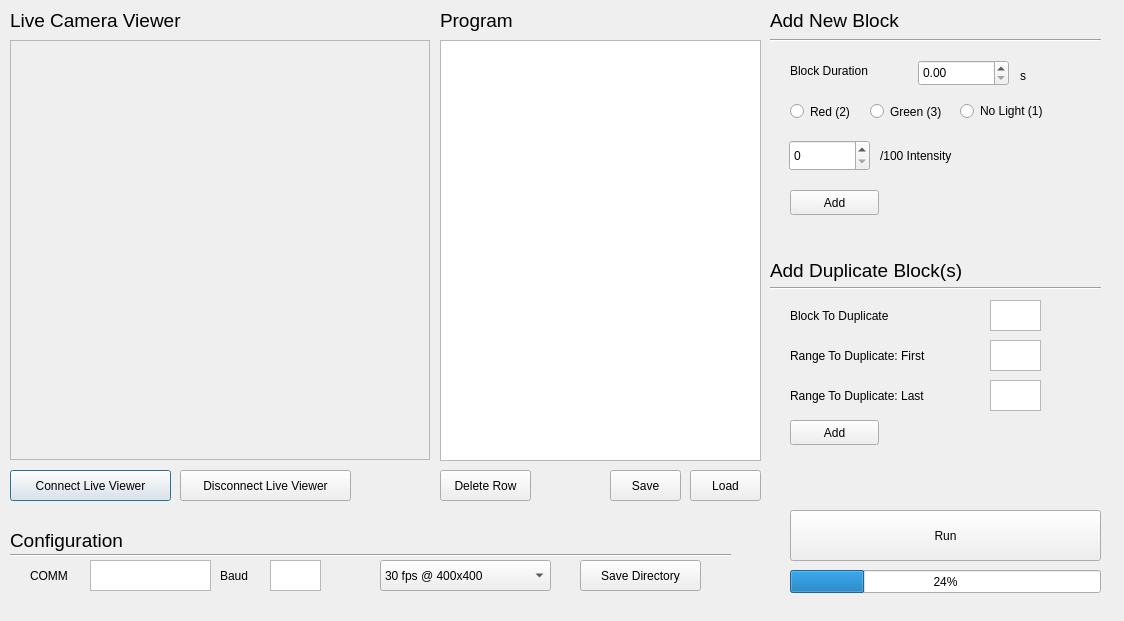
<?xml version="1.0" encoding="UTF-8"?>
<ui version="4.0">
 <class>Dialog</class>
 <widget class="QDialog" name="Dialog">
  <property name="geometry">
   <rect>
    <x>0</x>
    <y>0</y>
    <width>1124</width>
    <height>621</height>
   </rect>
  </property>
  <property name="windowTitle">
   <string>Dialog</string>
  </property>
  <widget class="QPushButton" name="startCamPushButton">
   <property name="geometry">
    <rect>
     <x>10</x>
     <y>470</y>
     <width>161</width>
     <height>31</height>
    </rect>
   </property>
   <property name="text">
    <string>Connect Live Viewer</string>
   </property>
  </widget>
  <widget class="QPushButton" name="stopCamPushButton">
   <property name="geometry">
    <rect>
     <x>180</x>
     <y>470</y>
     <width>171</width>
     <height>31</height>
    </rect>
   </property>
   <property name="text">
    <string>Disconnect Live Viewer</string>
   </property>
  </widget>
  <widget class="QFrame" name="frame">
   <property name="geometry">
    <rect>
     <x>10</x>
     <y>40</y>
     <width>420</width>
     <height>420</height>
    </rect>
   </property>
   <property name="frameShape">
    <enum>QFrame::StyledPanel</enum>
   </property>
   <property name="frameShadow">
    <enum>QFrame::Raised</enum>
   </property>
  </widget>
  <widget class="QLabel" name="liveCameraViewerLabel">
   <property name="geometry">
    <rect>
     <x>10</x>
     <y>0</y>
     <width>231</width>
     <height>41</height>
    </rect>
   </property>
   <property name="font">
    <font>
     <pointsize>14</pointsize>
    </font>
   </property>
   <property name="text">
    <string>Live Camera Viewer</string>
   </property>
  </widget>
  <widget class="QLabel" name="label_3">
   <property name="geometry">
    <rect>
     <x>1020</x>
     <y>60</y>
     <width>16</width>
     <height>31</height>
    </rect>
   </property>
   <property name="text">
    <string>s</string>
   </property>
  </widget>
  <widget class="QSpinBox" name="intensitySpinBox">
   <property name="geometry">
    <rect>
     <x>789</x>
     <y>140</y>
     <width>81</width>
     <height>31</height>
    </rect>
   </property>
   <property name="maximum">
    <number>100</number>
   </property>
  </widget>
  <widget class="QLabel" name="label_11">
   <property name="geometry">
    <rect>
     <x>790</x>
     <y>380</y>
     <width>201</width>
     <height>31</height>
    </rect>
   </property>
   <property name="text">
    <string>Range To Duplicate: Last</string>
   </property>
  </widget>
  <widget class="QLabel" name="label_13">
   <property name="geometry">
    <rect>
     <x>10</x>
     <y>520</y>
     <width>261</width>
     <height>41</height>
    </rect>
   </property>
   <property name="font">
    <font>
     <pointsize>14</pointsize>
    </font>
   </property>
   <property name="text">
    <string>Configuration</string>
   </property>
  </widget>
  <widget class="QTextEdit" name="dupBlocksLastText">
   <property name="geometry">
    <rect>
     <x>990</x>
     <y>380</y>
     <width>51</width>
     <height>31</height>
    </rect>
   </property>
  </widget>
  <widget class="QPushButton" name="addBlockPB">
   <property name="geometry">
    <rect>
     <x>790</x>
     <y>190</y>
     <width>89</width>
     <height>25</height>
    </rect>
   </property>
   <property name="text">
    <string>Add</string>
   </property>
  </widget>
  <widget class="QDoubleSpinBox" name="addTimeSpinBox">
   <property name="geometry">
    <rect>
     <x>918</x>
     <y>60</y>
     <width>91</width>
     <height>26</height>
    </rect>
   </property>
   <property name="maximum">
    <double>10000.000000000000000</double>
   </property>
  </widget>
  <widget class="QListWidget" name="programList">
   <property name="geometry">
    <rect>
     <x>440</x>
     <y>40</y>
     <width>321</width>
     <height>421</height>
    </rect>
   </property>
  </widget>
  <widget class="QLabel" name="label_9">
   <property name="geometry">
    <rect>
     <x>790</x>
     <y>300</y>
     <width>201</width>
     <height>31</height>
    </rect>
   </property>
   <property name="text">
    <string>Block To Duplicate</string>
   </property>
  </widget>
  <widget class="QLabel" name="label_2">
   <property name="geometry">
    <rect>
     <x>790</x>
     <y>60</y>
     <width>131</width>
     <height>21</height>
    </rect>
   </property>
   <property name="text">
    <string>Block Duration</string>
   </property>
  </widget>
  <widget class="QTextEdit" name="dupBlockText">
   <property name="geometry">
    <rect>
     <x>990</x>
     <y>300</y>
     <width>51</width>
     <height>31</height>
    </rect>
   </property>
  </widget>
  <widget class="QRadioButton" name="addGreenRadioButton">
   <property name="geometry">
    <rect>
     <x>870</x>
     <y>100</y>
     <width>81</width>
     <height>23</height>
    </rect>
   </property>
   <property name="text">
    <string>Green (3)</string>
   </property>
  </widget>
  <widget class="QLabel" name="label_16">
   <property name="geometry">
    <rect>
     <x>220</x>
     <y>560</y>
     <width>41</width>
     <height>31</height>
    </rect>
   </property>
   <property name="text">
    <string>Baud</string>
   </property>
  </widget>
  <widget class="QTextEdit" name="arduinoBaudText">
   <property name="geometry">
    <rect>
     <x>270</x>
     <y>560</y>
     <width>51</width>
     <height>31</height>
    </rect>
   </property>
  </widget>
  <widget class="QLabel" name="label_8">
   <property name="geometry">
    <rect>
     <x>770</x>
     <y>260</y>
     <width>301</width>
     <height>21</height>
    </rect>
   </property>
   <property name="font">
    <font>
     <pointsize>14</pointsize>
    </font>
   </property>
   <property name="text">
    <string>Add Duplicate Block(s)</string>
   </property>
  </widget>
  <widget class="QRadioButton" name="addRedRadioButton">
   <property name="geometry">
    <rect>
     <x>790</x>
     <y>100</y>
     <width>71</width>
     <height>23</height>
    </rect>
   </property>
   <property name="text">
    <string>Red (2)</string>
   </property>
  </widget>
  <widget class="QPushButton" name="runPB">
   <property name="geometry">
    <rect>
     <x>790</x>
     <y>510</y>
     <width>311</width>
     <height>51</height>
    </rect>
   </property>
   <property name="text">
    <string>Run</string>
   </property>
  </widget>
  <widget class="QLabel" name="blockLabel">
   <property name="geometry">
    <rect>
     <x>770</x>
     <y>0</y>
     <width>211</width>
     <height>41</height>
    </rect>
   </property>
   <property name="font">
    <font>
     <pointsize>14</pointsize>
    </font>
   </property>
   <property name="text">
    <string>Add New Block</string>
   </property>
  </widget>
  <widget class="QRadioButton" name="noLightRadioButton">
   <property name="geometry">
    <rect>
     <x>960</x>
     <y>100</y>
     <width>115</width>
     <height>22</height>
    </rect>
   </property>
   <property name="text">
    <string>No Light (1)</string>
   </property>
  </widget>
  <widget class="QPushButton" name="deleteBlockPB">
   <property name="geometry">
    <rect>
     <x>440</x>
     <y>470</y>
     <width>91</width>
     <height>31</height>
    </rect>
   </property>
   <property name="text">
    <string>Delete Row</string>
   </property>
  </widget>
  <widget class="QLabel" name="label_10">
   <property name="geometry">
    <rect>
     <x>790</x>
     <y>340</y>
     <width>201</width>
     <height>31</height>
    </rect>
   </property>
   <property name="text">
    <string>Range To Duplicate: First</string>
   </property>
  </widget>
  <widget class="QPushButton" name="addDupBlocksPB">
   <property name="geometry">
    <rect>
     <x>790</x>
     <y>420</y>
     <width>89</width>
     <height>25</height>
    </rect>
   </property>
   <property name="text">
    <string>Add</string>
   </property>
  </widget>
  <widget class="QLabel" name="label_4">
   <property name="geometry">
    <rect>
     <x>880</x>
     <y>130</y>
     <width>161</width>
     <height>51</height>
    </rect>
   </property>
   <property name="text">
    <string>/100 Intensity</string>
   </property>
  </widget>
  <widget class="QLabel" name="label_6">
   <property name="geometry">
    <rect>
     <x>440</x>
     <y>0</y>
     <width>161</width>
     <height>41</height>
    </rect>
   </property>
   <property name="font">
    <font>
     <pointsize>14</pointsize>
    </font>
   </property>
   <property name="text">
    <string>Program</string>
   </property>
  </widget>
  <widget class="QTextEdit" name="dupBlocksFirstText">
   <property name="geometry">
    <rect>
     <x>990</x>
     <y>340</y>
     <width>51</width>
     <height>31</height>
    </rect>
   </property>
  </widget>
  <widget class="QTextEdit" name="arduinoCommText">
   <property name="geometry">
    <rect>
     <x>90</x>
     <y>560</y>
     <width>121</width>
     <height>31</height>
    </rect>
   </property>
   <property name="placeholderText">
    <string/>
   </property>
  </widget>
  <widget class="QLabel" name="label_14">
   <property name="geometry">
    <rect>
     <x>30</x>
     <y>560</y>
     <width>61</width>
     <height>31</height>
    </rect>
   </property>
   <property name="text">
    <string>COMM</string>
   </property>
  </widget>
  <widget class="Line" name="line">
   <property name="geometry">
    <rect>
     <x>10</x>
     <y>540</y>
     <width>721</width>
     <height>31</height>
    </rect>
   </property>
   <property name="orientation">
    <enum>Qt::Horizontal</enum>
   </property>
  </widget>
  <widget class="Line" name="line_2">
   <property name="geometry">
    <rect>
     <x>770</x>
     <y>280</y>
     <width>331</width>
     <height>16</height>
    </rect>
   </property>
   <property name="orientation">
    <enum>Qt::Horizontal</enum>
   </property>
  </widget>
  <widget class="QPushButton" name="pickSavePushButton">
   <property name="geometry">
    <rect>
     <x>580</x>
     <y>560</y>
     <width>121</width>
     <height>31</height>
    </rect>
   </property>
   <property name="text">
    <string>Save Directory</string>
   </property>
  </widget>
  <widget class="QLabel" name="savePathLabel">
   <property name="geometry">
    <rect>
     <x>510</x>
     <y>590</y>
     <width>231</width>
     <height>17</height>
    </rect>
   </property>
   <property name="font">
    <font>
     <pointsize>8</pointsize>
    </font>
   </property>
   <property name="text">
    <string/>
   </property>
  </widget>
  <widget class="QPushButton" name="saveProgramPB">
   <property name="geometry">
    <rect>
     <x>610</x>
     <y>470</y>
     <width>71</width>
     <height>31</height>
    </rect>
   </property>
   <property name="text">
    <string>Save</string>
   </property>
  </widget>
  <widget class="QPushButton" name="loadProgramPB">
   <property name="geometry">
    <rect>
     <x>690</x>
     <y>470</y>
     <width>71</width>
     <height>31</height>
    </rect>
   </property>
   <property name="text">
    <string>Load</string>
   </property>
  </widget>
  <widget class="Line" name="line_3">
   <property name="geometry">
    <rect>
     <x>770</x>
     <y>30</y>
     <width>331</width>
     <height>21</height>
    </rect>
   </property>
   <property name="orientation">
    <enum>Qt::Horizontal</enum>
   </property>
  </widget>
  <widget class="QProgressBar" name="progressBar">
   <property name="geometry">
    <rect>
     <x>790</x>
     <y>570</y>
     <width>311</width>
     <height>23</height>
    </rect>
   </property>
   <property name="value">
    <number>24</number>
   </property>
  </widget>
  <widget class="QComboBox" name="resolutionComboBox">
   <property name="geometry">
    <rect>
     <x>380</x>
     <y>560</y>
     <width>171</width>
     <height>31</height>
    </rect>
   </property>
   <property name="currentText">
    <string>30 fps @ 400x400</string>
   </property>
   <item>
    <property name="text">
     <string>30 fps @ 400x400</string>
    </property>
   </item>
   <item>
    <property name="text">
     <string>30 fps @ 480x480</string>
    </property>
   </item>
   <item>
    <property name="text">
     <string>30 fps @ 560x560</string>
    </property>
   </item>
   <item>
    <property name="text">
     <string>30 fps @ 640x640</string>
    </property>
   </item>
   <item>
    <property name="text">
     <string>30 fps @ 720x720</string>
    </property>
   </item>
   <item>
    <property name="text">
     <string>30 fps @ 800x800</string>
    </property>
   </item>
   <item>
    <property name="text">
     <string>30 fps @ 880x880</string>
    </property>
   </item>
   <item>
    <property name="text">
     <string>30 fps @ 960x960</string>
    </property>
   </item>
   <item>
    <property name="text">
     <string>30 fps @ 1040x1040</string>
    </property>
   </item>
   <item>
    <property name="text">
     <string>30 fps @ 1120x1120</string>
    </property>
   </item>
   <item>
    <property name="text">
     <string>30 fps @ 1200x1200</string>
    </property>
   </item>
   <item>
    <property name="text">
     <string>30 fps @ 1280x1280</string>
    </property>
   </item>
   <item>
    <property name="text">
     <string>42 fps @ 400x400</string>
    </property>
   </item>
   <item>
    <property name="text">
     <string>42 fps @ 480x480</string>
    </property>
   </item>
   <item>
    <property name="text">
     <string>42 fps @ 560x560</string>
    </property>
   </item>
   <item>
    <property name="text">
     <string>42 fps @ 640x640</string>
    </property>
   </item>
   <item>
    <property name="text">
     <string>42 fps @ 720x720</string>
    </property>
   </item>
   <item>
    <property name="text">
     <string>42 fps @ 800x800</string>
    </property>
   </item>
   <item>
    <property name="text">
     <string>42 fps @ 880x880</string>
    </property>
   </item>
   <item>
    <property name="text">
     <string>42 fps @ 960x960</string>
    </property>
   </item>
   <item>
    <property name="text">
     <string>42 fps @ 1040x1040</string>
    </property>
   </item>
   <item>
    <property name="text">
     <string>42 fps @ 1120x1120</string>
    </property>
   </item>
   <item>
    <property name="text">
     <string>42 fps @ 1200x1200</string>
    </property>
   </item>
   <item>
    <property name="text">
     <string>42 fps @ 1280x1280</string>
    </property>
   </item>
  </widget>
  <zorder>startCamPushButton</zorder>
  <zorder>stopCamPushButton</zorder>
  <zorder>frame</zorder>
  <zorder>liveCameraViewerLabel</zorder>
  <zorder>label_3</zorder>
  <zorder>intensitySpinBox</zorder>
  <zorder>label_11</zorder>
  <zorder>label_13</zorder>
  <zorder>dupBlocksLastText</zorder>
  <zorder>addBlockPB</zorder>
  <zorder>addTimeSpinBox</zorder>
  <zorder>programList</zorder>
  <zorder>label_9</zorder>
  <zorder>label_2</zorder>
  <zorder>dupBlockText</zorder>
  <zorder>addGreenRadioButton</zorder>
  <zorder>label_16</zorder>
  <zorder>arduinoBaudText</zorder>
  <zorder>addRedRadioButton</zorder>
  <zorder>runPB</zorder>
  <zorder>blockLabel</zorder>
  <zorder>noLightRadioButton</zorder>
  <zorder>deleteBlockPB</zorder>
  <zorder>label_10</zorder>
  <zorder>addDupBlocksPB</zorder>
  <zorder>label_4</zorder>
  <zorder>label_6</zorder>
  <zorder>dupBlocksFirstText</zorder>
  <zorder>arduinoCommText</zorder>
  <zorder>label_14</zorder>
  <zorder>label_8</zorder>
  <zorder>line</zorder>
  <zorder>line_2</zorder>
  <zorder>pickSavePushButton</zorder>
  <zorder>savePathLabel</zorder>
  <zorder>saveProgramPB</zorder>
  <zorder>loadProgramPB</zorder>
  <zorder>line_3</zorder>
  <zorder>progressBar</zorder>
  <zorder>resolutionComboBox</zorder>
 </widget>
 <resources/>
 <connections/>
</ui>
